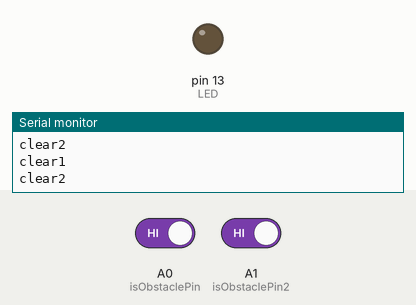
This sketch was run on a simulated Arduino Uno, built with avr-gcc and run on an emulated ATmega328P. Parts: output pins drawn as LEDs (lit = HIGH), the last lines printed to the serial monitor. Inputs (shaded band) come from the test bench; at power-on: A1 (isObstaclePin2) HIGH, A0 (isObstaclePin) HIGH.

Above: at 1.2 s.
1.3 s: A1 (isObstaclePin2) driven LOW
At 2.2 s:
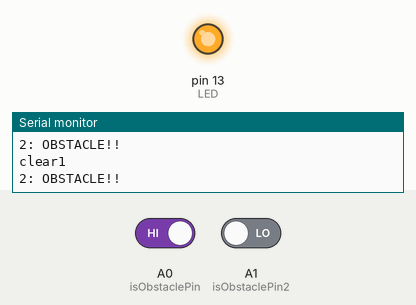
2.8 s: A1 (isObstaclePin2) driven HIGH
At 3.5 s:
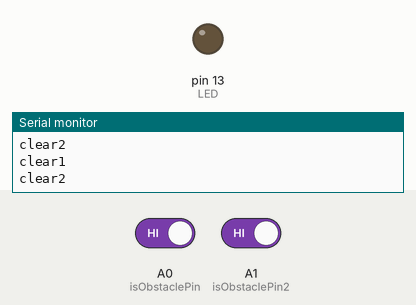
Timing chart, 0 to 5.8 s (numbered marks = the images above; inputs shaded):
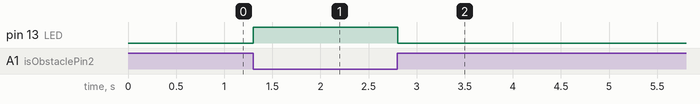

The sketch:

ir_sensor.ino
```cpp
 int LED = 13; // Use the onboard Uno LED
int isObstaclePin = A0; // This is our input pin
int isObstacle = HIGH; // HIGH MEANS NO OBSTACLE

int isObstaclePin2 = A1; // This is our input pin
int isObstacle2 = HIGH; // HIGH MEANS NO OBSTACLE

void setup() {
    pinMode(LED, OUTPUT);
    pinMode(isObstaclePin, INPUT);
    Serial.begin(9600);
}

void loop() {
    isObstacle = digitalRead(isObstaclePin);
    isObstacle2 = digitalRead(isObstaclePin2);
    if (isObstacle == LOW) {
        Serial.println("1: OBSTACLE!!");
        digitalWrite(LED, HIGH);
    }
    if (isObstacle == HIGH) {
        Serial.println("clear1");
        digitalWrite(LED, LOW);
    }
        if (isObstacle2 == LOW) {
        Serial.println("2: OBSTACLE!!");
        digitalWrite(LED, HIGH);
    }
    if (isObstacle2 == HIGH) {
        Serial.println("clear2");
        digitalWrite(LED, LOW);
    }
    delay(100);
}
```

Measured:
- after the input at 1.3 s, pin 13 (LED): LOW → HIGH at once
- after the input at 2.8 s, pin 13 (LED): HIGH → LOW at once
